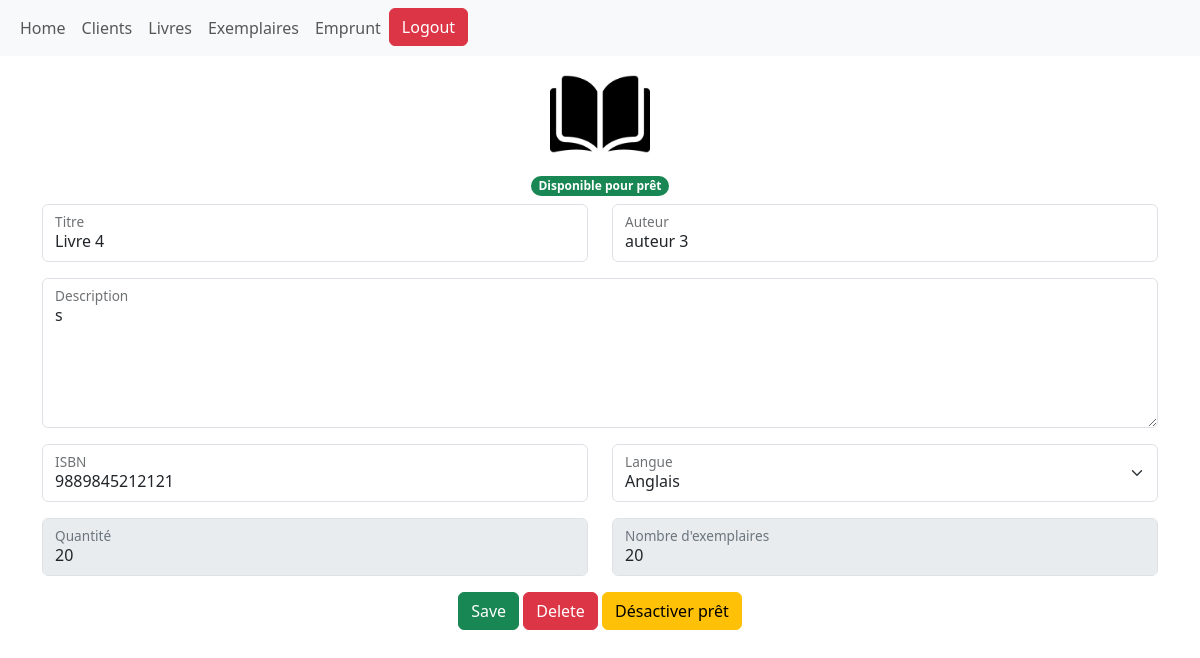
Before: /Livre/9889845212121 (signed in) with the older database file.
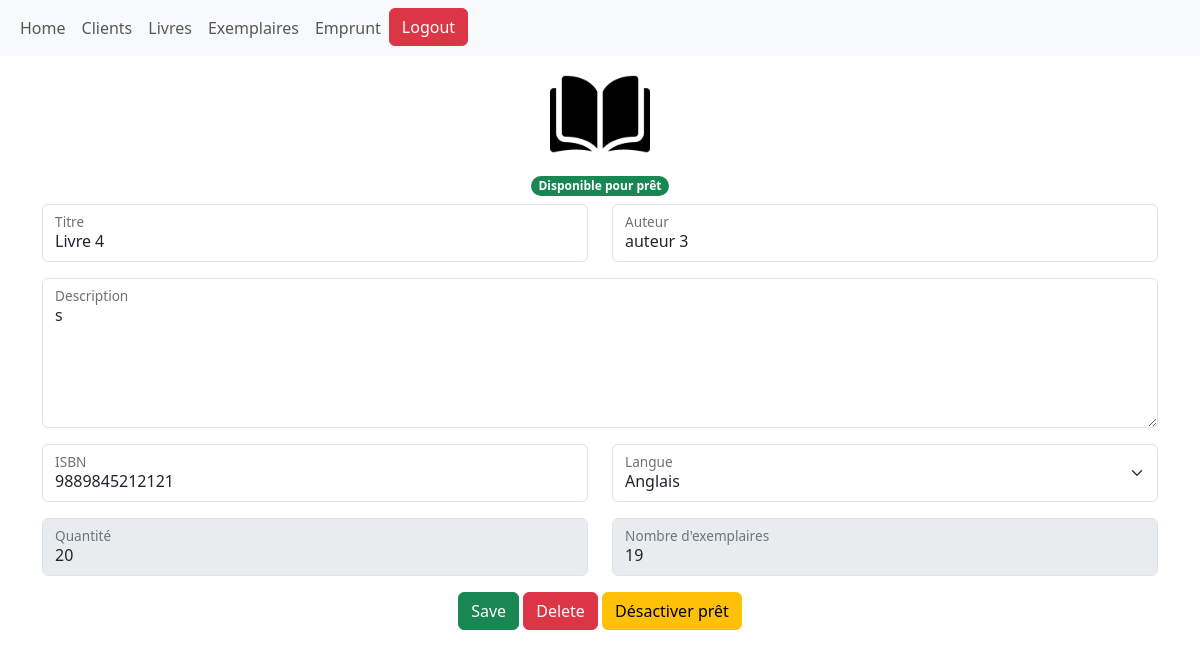
After: the same page with the newer database file.
### Lib_sys/models.py (models this page shows, shortened)
class Livre(models.Model):
    LANGUE_CHOICES = [
        ('', 'Select langue'),
        ('AR','Arabe'),
        ('FR', 'Français'),
        ('EN', 'Anglais'),
        ('ES', 'Espagnol'),
        ('AUTRE', 'Autre'),
    ]
    titre = models.CharField(max_length=100)
    auteur = models.CharField(max_length=100)
    description = models.TextField()
    ISBN = models.CharField(max_length=13)
    langue = models.CharField(max_length=6, choices=LANGUE_CHOICES)
    number_exemplaires = models.PositiveBigIntegerField(default=0)
    quantite = models.PositiveIntegerField(default=0)
    pret = models.BooleanField(default=True)
    def __str__(self):
        return f"{self.titre}"

### Lib_sys/views.py (the view)
# urls.py: path('Livre/<int:ISBN>', views.livre, name='Livre'),
@login_required
def livre(request, ISBN):
    livre = Livre.objects.get(ISBN=ISBN)
    if request.method == 'POST':
        form = livre_f(request.POST, instance=livre)
        form.save()
        return redirect('Livres')
    else:
        form = livre_f(instance=livre)
    return render(request, 'Livre.html', {'livre': livre, 'form': form})

### Lib_sys/forms.py
class livre_f(forms.ModelForm):
    class Meta:
        model = Livre
        fields = ['titre','auteur','description','ISBN','langue','quantite']
        widgets = { 'titre': forms.TextInput(attrs={'class':"form-control" ,'id':"floatingInput"}),
                    'auteur': forms.TextInput(attrs={'class':"form-control" ,'id':"floatingInput"}),
                    'description': forms.Textarea(attrs={'style': "height:150px;",'class':"form-control" ,'id':"floatingInput"}),
                    'ISBN': forms.TextInput(attrs={'class':"form-control" ,'id':"floatingInput"}),
                    'langue': forms.Select(choices=Livre.LANGUE_CHOICES, attrs={'class':"form-select" ,'id':"floatingInput"}),
                    'quantite': forms.NumberInput(attrs={'min': Livre.number_exemplaires , 'class':"form-control" ,'id':"floatingInput"})
                    }
    def __init__(self, *args, **kwargs):
        super().__init__(*args, **kwargs)
        self.fields['ISBN'].validators.append(MaxLengthValidator(13))

### Lib_sys/templates/Livre.html (shortened to what this page needs)
{% extends 'base.html' %}
{% load static %}
{% block content %}
<div class="container-sm">
    <form action="" method="POST">
        <div class="row m-2">
            <center><img src="{% static 'imgs/book.png' %}" height="100px"></center>
        </div>
        <center>
            {% if livre.pret %}
            <span class="badge rounded-pill bg-success">Disponible pour prêt</span>
            {% else %}
            <span class="badge rounded-pill bg-danger">Consultation suprplace uniquement</span>
            {% endif %}
        </center>
        <div class="row mt-2">
            <div class="col">
                <div class="form-floating mb-3">
                    {{ form.titre }}
                    <label for="floatingInput">Titre</label>
                </div>
            </div>
            <div class="col">
                <div class="form-floating mb-3">
                    {{ form.auteur }}
                    <label for="floatinInput">Auteur</label>
                </div>
            </div>
        </div>
        <div class="row">
            <div class="col">
                <div class="form-floating mb-3">
                    {{form.description }}
                    <label for="floatinInput">Description</label>
                </div>
            </div>
        </div>
        <div class="row">
            <div class="col">
                <div class="form-floating mb-3">
                    {{ form.ISBN }}
                    <label for="floatinInput">ISBN</label>
                </div>
            </div>
            <div class="col">
                <div class="form-floating mb-3">
                    {{ form.langue }}
                    <label for="floatinInput">Langue</label>
                </div>
            </div>
        </div>
        <div class="row">
            <div class="col">
                <div class="form-floating mb-3">
                    <input type="text" class="form-control" id="floatingInput" value="{{ livre.quantite }}"
                        disabled>
                    <label for="floatinInput">Quantité</label>
                </div>
            </div>
            <div class="col">
                <div class="form-floating mb-3">
                    <input type="text" class="form-control" id="floatingInput" value="{{ livre.number_exemplaires }}"
                        disabled>
                    <label for="floatinInput">Nombre d'exemplaires</label>
                </div>
            </div>
        </div>
        <center>
            <button name="btn" type="submit" class="btn btn-success">Save</button>
            <a href="{% url 'delete_livre' livre.id %}" class="btn btn-danger">Delete</a>
            {% if livre.pret %}
            <a href="{% url 'pret' livre.id %}?pret=non" class="btn btn-warning">Désactiver prêt</a>
            {% else %}
                {% if livre.number_exemplaires > 1 %}
                    <a href="{% url 'pret' livre.id %}?pret=oui" class="btn btn-warning">Activer prêt</a>
                {% else %}
                    <button class="btn btn-warning" disabled>Activer prêt</button>
                {% endif %}
            {% endif %}
        </center>
</div>
</div>
{% endblock content %}

Changed rows visible on the page:
changed Livre "Livre 4": number_exemplaires "20" → "19"
